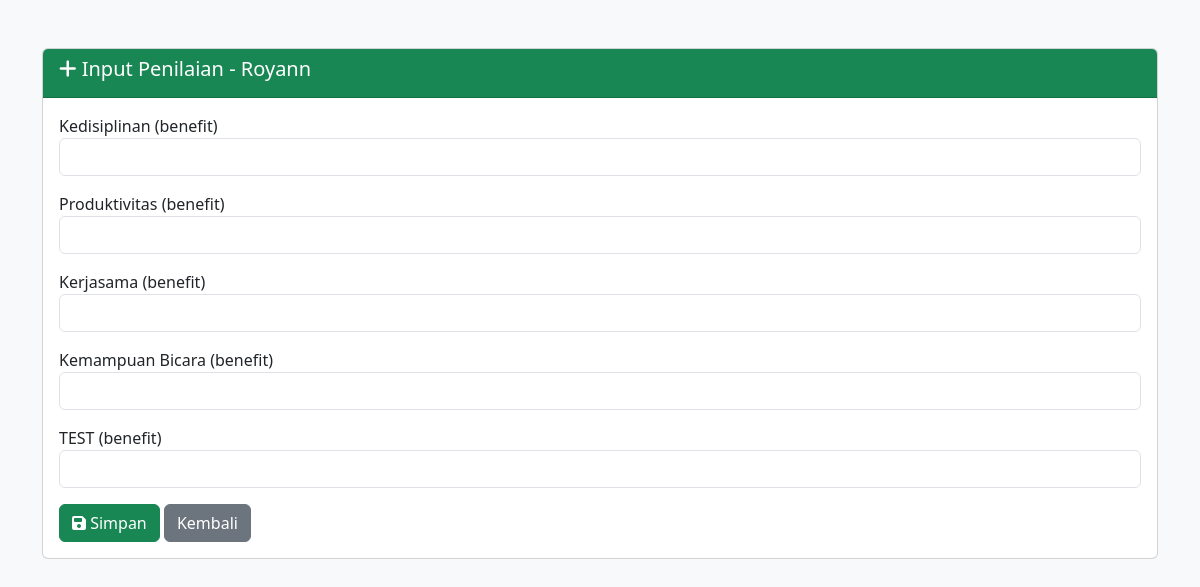
Page /input_penilaian.php?id=1 (signed in) on the committed database.
### tables this page shows
CREATE TABLE `karyawan` (
  `id_karyawan` int(11) NOT NULL,
  `nama_karyawan` varchar(100) NOT NULL
);

CREATE TABLE `data_kriteria` (
  `id_kriteria` int(11) NOT NULL,
  `kode_kriteria` varchar(10) NOT NULL,
  `nama_kriteria` varchar(100) NOT NULL,
  `bobot` decimal(5,2) NOT NULL,
  `jenis` enum('benefit','cost') NOT NULL
);

### input_penilaian.php (the view, shortened to what this page needs)
<?php
$conn = new mysqli("localhost", "root", "", "spk_saw");
$id_karyawan = $_GET['id'] ?? null;
$karyawan = $conn->query("SELECT * FROM karyawan WHERE id_karyawan = '$id_karyawan'")->fetch_assoc();
$kriteria = $conn->query("SELECT * FROM data_kriteria");
?>
<!DOCTYPE html>
<html lang="id">
<head>
    <link rel="stylesheet" href="https://cdn.jsdelivr.net/npm/bootstrap@5.3.3/dist/css/bootstrap.min.css">
    <link rel="stylesheet" href="https://cdnjs.cloudflare.com/ajax/libs/font-awesome/6.5.0/css/all.min.css">
</head>
<body class="bg-light">
<div class="container mt-5">
    <div class="card">
        <div class="card-header bg-success text-white">
            <h5><i class="fas fa-plus"></i> Input Penilaian - <?= $karyawan['nama_karyawan'] ?></h5>
        </div>
        <div class="card-body">
            <form method="POST">
                <?php while($k = $kriteria->fetch_assoc()): ?>
                    <div class="mb-3">
                        <label><?= $k['nama_kriteria'] ?> (<?= $k['jenis'] ?>)</label>
                        <input type="number" name="nilai[<?= $k['id_kriteria'] ?>]" class="form-control" step="0.01" required>
                    </div>
                <?php endwhile; ?>
                <button type="submit" class="btn btn-success"><i class="fas fa-save"></i> Simpan</button>
                <a href="../data_penilaian.php" class="btn btn-secondary">Kembali</a>
            </form>
        </div>
    </div>
</div>
</body>
</html>

### rows in the picture
karyawan: nama_karyawan "Royann"
data_kriteria: nama_kriteria "Kedisiplinan", jenis "benefit"
data_kriteria: nama_kriteria "Produktivitas", jenis "benefit"
data_kriteria: nama_kriteria "Kerjasama", jenis "benefit"
data_kriteria: nama_kriteria "Kemampuan Bicara", jenis "benefit"
data_kriteria: nama_kriteria "TEST", jenis "benefit"
